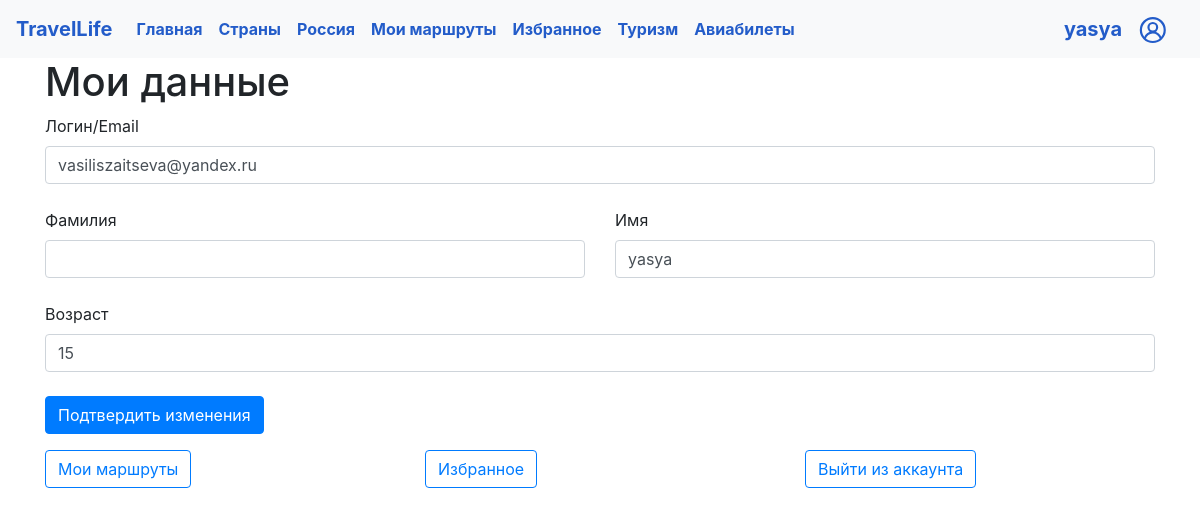
The page /my_profile (signed in) on the database its author committed.
### data/users.py (models this page shows, shortened)
class User(SqlAlchemyBase, UserMixin):
    __tablename__ = 'users'
    id = sqlalchemy.Column(sqlalchemy.Integer,
                           primary_key=True, autoincrement=True)
    surname = sqlalchemy.Column(sqlalchemy.String, nullable=True)
    name = sqlalchemy.Column(sqlalchemy.String, nullable=True)
    age = sqlalchemy.Column(sqlalchemy.Integer, nullable=True)
    email = sqlalchemy.Column(sqlalchemy.String,
                              index=True, unique=True, nullable=True)
    hashed_password = sqlalchemy.Column(sqlalchemy.String, nullable=True)
    liked_countries = sqlalchemy.Column(sqlalchemy.String, nullable=True)
    liked_cities = sqlalchemy.Column(sqlalchemy.String, nullable=True)
    plans = sqlalchemy.Column(sqlalchemy.String, nullable=True)

### main.py (the view, shortened to what this page needs)
@app.route('/my_profile', methods=['POST', 'GET'])
def my_profile():
    form = ProfileForm(
        email=current_user.email,
        surname=current_user.surname,
        name=current_user.name,
        age=current_user.age
    )
    if current_user.is_authenticated:
        if request.method == 'GET':
            return render_template('profile.html', title='Мой профиль', form=form)
    return redirect("/login")

### forms/user.py
class ProfileForm(FlaskForm):
    email = EmailField('Логин/Email', validators=[DataRequired()])
    surname = StringField('Фамилия')
    name = StringField('Имя', validators=[DataRequired()])
    age = StringField('Возраст')
    submit = SubmitField('Подтвердить изменения')

### data/db_session.py (called while the page is built)
def create_session() -> Session:
    global __factory
    return __factory()

### main.py (called while the page is built)
@login_manager.user_loader
def load_user(user_id):
    db_sess = db_session.create_session()
    return db_sess.query(User).get(user_id)

### templates/profile.html (shortened to what this page needs)
{% extends "base.html" %}
{% block content %}
<h1>Мои данные</h1>
<form class="row g-3" action="" method="post">
    <div class="col-12">
        {{ form.email.label }}<br>
        {{ form.email(class="form-control", type="email") }}<br>
    </div>
    <div class="col-md-6">
        {{ form.surname.label }}<br>
        {{ form.surname(class="form-control") }}<br>
    </div>
    <div class="col-md-6">
        {{ form.name.label }}<br>
        {{ form.name(class="form-control") }}<br>
    </div>
    <div class="col-12">
        {{ form.age.label }}<br>
        {{ form.age(class="form-control") }}<br>
    </div>
    <div class="col-12">{{ form.submit(type="submit", class="btn btn-primary") }}</div>
</form>
<div class="row row-cols-1 row-cols-md-3 g-4">
    <div class="col">
    <a class="btn btn-outline-primary" href="my_plans">
    Мои маршруты
</a>
        </div>
    <div class="col">
<a class="btn btn-outline-primary" href="liked">
    Избранное
</a>
        </div>
    <div class="col">
<a class="btn btn-outline-primary" href="logout">
    Выйти из аккаунта
</a>
        </div>
</div>
{% endblock %}

### templates/base.html (shortened to what this page needs)
<!DOCTYPE html>
 <html lang="en">
 <head>
     <link rel="stylesheet"
           href="https://stackpath.bootstrapcdn.com/bootstrap/4.4.1/css/bootstrap.min.css"
>
 </head>
 <body>
 <link rel="stylesheet" type="text/css" href="/static/css/base.css" />
 <header>
     <nav class="navbar navbar-expand-lg navbar-light bg-light">
  <a class="navbar-brand" href="/"><strong>TravelLife</strong></a>
  <div class="collapse navbar-collapse" id="navbarSupportedContent">
    <ul class="navbar-nav mr-auto">
      <li class="nav-item active">
        <a class="nav-link" href="/"><strong>Главная</strong> <span class="sr-only">(current)</span></a>
      </li>
      <li class="nav-item active">
        <a class="nav-link" href="/countries"><strong>Страны</strong></a>
      </li>
      <li class="nav-item active">
        <a class="nav-link" href="/russian_cities"><strong>Россия</strong></a>
      </li>
        <li class="nav-item active">
        <a class="nav-link" href="/my_plans"><strong>Мои маршруты</strong></a>
      </li>
        <li class="nav-item active">
        <a class="nav-link" href="/liked"><strong>Избранное</strong></a>
      </li>
      <li class="nav-item active">
        <a class="nav-link" href="/tourism"><strong>Туризм</strong></a>
      </li>
      <li class="nav-item active">
        <a class="nav-link" href="/fly"><strong>Авиабилеты</strong></a>
      </li>
    </ul>
       {% if current_user.is_authenticated %}
      <a class="navbar-brand pull-right"><strong>{{ current_user.name }}</strong></a>
        {% else %}
            <p>
                <a class="btn btn-primary " href="/register">Зарегистрироваться</a>
                <a class="btn btn-success" href="/login">Войти</a>
            </p>
{% endif %}
      <a class="navbar-brand pull-right" href="/my_profile">
            <img src="/static/img/profile2.svg" width="30" height="30" alt="">
        </a>
  </div>
</nav>
 </header>
 <main role="main" class="container">
     {% block content %}{% endblock %}
 </main>
 </body>
 </html>

### static/css/base.css (style rules this page uses)
strong { color: #235cc9 }

### rows shown on the page
User: name "yasya", email "vasiliszaitseva@yandex.ru", age "15"
